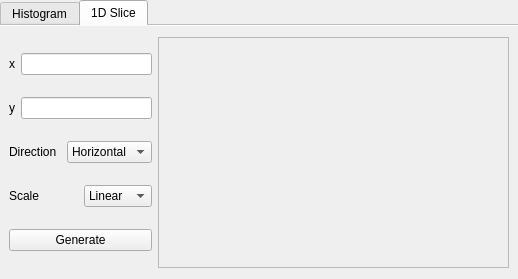
              <widget class="QTabWidget" name="tabWidget">
               <property name="tabPosition">
                <enum>QTabWidget::North</enum>
               </property>
               <property name="currentIndex">
                <number>1</number>
               </property>
               <property name="documentMode">
                <bool>true</bool>
               </property>
               <property name="tabsClosable">
                <bool>false</bool>
               </property>
               <widget class="QWidget" name="tab">
                <attribute name="title">
                 <string>Histogram</string>
                </attribute>
                <layout class="QGridLayout" name="gridLayout_9">
                 <item row="0" column="0">
                  <layout class="QHBoxLayout" name="output_hist">
                   <property name="spacing">
                    <number>0</number>
                   </property>
                  </layout>
                 </item>
                </layout>
               </widget>
               <widget class="QWidget" name="tab_2">
                <attribute name="title">
                 <string>1D Slice</string>
                </attribute>
                <layout class="QGridLayout" name="gridLayout_12">
                 <item row="0" column="0">
                  <layout class="QVBoxLayout" name="verticalLayout_2">
                   <item>
                    <layout class="QHBoxLayout" name="horizontalLayout_16">
                     <item>
                      <widget class="QLabel" name="label_12">
                       <property name="text">
                        <string>x</string>
                       </property>
                      </widget>
                     </item>
                     <item>
                      <widget class="QLineEdit" name="x_c"/>
                     </item>
                    </layout>
                   </item>
                   <item>
                    <layout class="QHBoxLayout" name="horizontalLayout_21">
                     <item>
                      <widget class="QLabel" name="label_35">
                       <property name="text">
                        <string>y</string>
                       </property>
                      </widget>
                     </item>
                     <item>
                      <widget class="QLineEdit" name="y_c"/>
                     </item>
                    </layout>
                   </item>
                   <item>
                    <layout class="QHBoxLayout" name="horizontalLayout_15">
                     <item>
                      <widget class="QLabel" name="label_41">
                       <property name="text">
                        <string>Direction</string>
                       </property>
                      </widget>
                     </item>
                     <item>
                      <widget class="QComboBox" name="direction">
                       <item>
                        <property name="text">
                         <string>Horizontal</string>
                        </property>
                       </item>
                       <item>
                        <property name="text">
                         <string>Vertical</string>
                        </property>
                       </item>
                      </widget>
                     </item>
                    </layout>
                   </item>
                   <item>
                    <layout class="QHBoxLayout" name="horizontalLayout_13">
                     <item>
                      <widget class="QLabel" name="label_40">
                       <property name="text">
                        <string>Scale</string>
                       </property>
                      </widget>
                     </item>
                     <item>
                      <widget class="QComboBox" name="scale">
                       <item>
                        <property name="text">
                         <string>Linear</string>
                        </property>
                       </item>
                       <item>
                        <property name="text">
                         <string>Log</string>
                        </property>
                       </item>
                      </widget>
                     </item>
                    </layout>
                   </item>
                   <item>
                    <widget class="QPushButton" name="generate">
                     <property name="text">
                      <string>Generate</string>
                     </property>
                    </widget>
                   </item>
                  </layout>
                 </item>
                 <item row="0" column="1">
                  <widget class="QFrame" name="frame_2">
                   <property name="minimumSize">
                    <size>
                     <width>351</width>
                     <height>231</height>
                    </size>
                   </property>
                   <property name="frameShape">
                    <enum>QFrame::StyledPanel</enum>
                   </property>
                   <property name="frameShadow">
                    <enum>QFrame::Raised</enum>
                   </property>
                   <layout class="QGridLayout" name="gridLayout_13">
                    <item row="0" column="0">
                     <layout class="QHBoxLayout" name="slice_1d"/>
                    </item>
                   </layout>
                  </widget>
                 </item>
                </layout>
               </widget>
              </widget>
